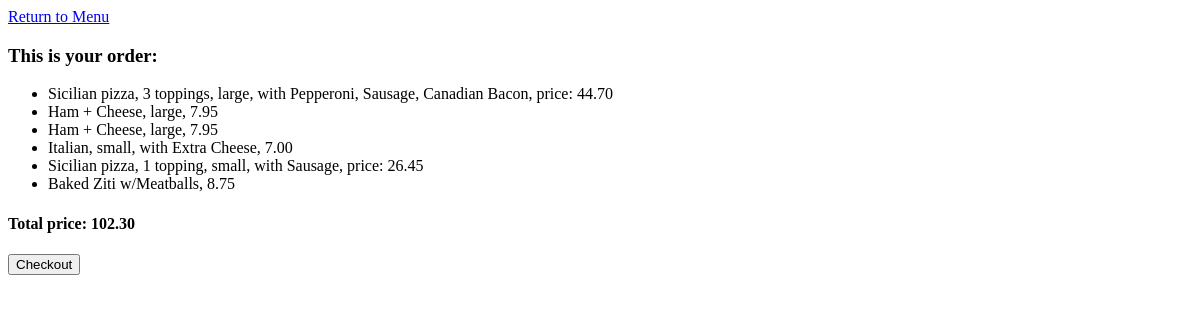
Page /cart (signed in) on the earlier database version.
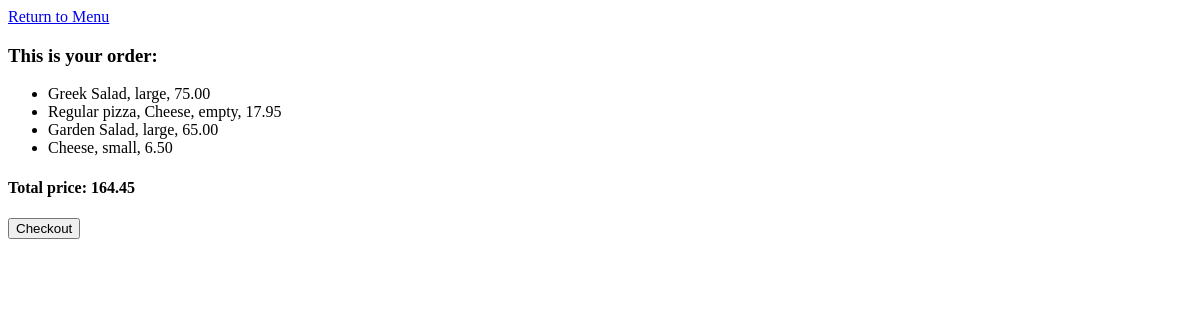
Same page on the later database version.
### orders/models.py (models this page shows)
class Order(models.Model):
	user_id= models.IntegerField()
	name = models.CharField(max_length = 64)
	size = models.CharField(max_length=5, blank=True)
	extra = models.CharField(max_length = 64, default = "empty")
	extra_steak = models.CharField(max_length = 64, default = "empty")
	topping1 = models.CharField(max_length = 64, default = "empty")
	topping2 = models.CharField(max_length = 64, default = "empty")
	topping3 = models.CharField(max_length = 64, default = "empty")
	price = models.DecimalField(max_digits=5, decimal_places=2)
	def __str__(self):
		if not self.size:
			return f"{self.name}, {self.price}"
		elif self.topping3 != "empty":
			return f"{self.name}, {self.size}, with {self.topping1}, {self.topping2}, {self.topping3}, price: {self.price}"
		elif self.topping2 != "empty":
			return f"{self.name}, {self.size}, with {self.topping1}, {self.topping2}, price: {self.price}"
		elif self.topping1 != "empty":
			return f"{self.name}, {self.size}, with {self.topping1}, price: {self.price}"
		elif self.extra != "empty" and self.extra_steak == "empty":
			price = Decimal(self.price) + Decimal(0.50)
			return f"{self.name}, {self.size}, with {self.extra}, {price}"
		elif self.extra == "empty" and self.extra_steak != "empty":
			price = Decimal(self.price) + Decimal(0.50)
			return f"{self.name}, {self.size}, with {self.extra_steak}, {price}"
		elif self.extra != "empty" and self.extra_steak != "empty":
			price = Decimal(self.price) + Decimal(1.00)
			return f"{self.name}, {self.size}, with {self.extra} and {self.extra_steak}, {price}"
		else:
			return f"{self.name}, {self.size}, {self.price}"

### orders/views.py (the view)
# urls.py: path("cart", views.cart, name="cart"),
def cart(request):
    if request.user.is_authenticated:
        user_id = request.user.id
        if request.method == 'POST':
            Order.objects.filter(user_id = user_id).delete()
        db_order_sum = Order.objects.filter(user_id = user_id).aggregate(total_price=Sum('price'))
        if db_order_sum["total_price"] is not None:
            order_price = round(db_order_sum["total_price"], 2)
        else:
            order_price = 0
        context = {
            "orders": Order.objects.all(),
            "user_id": user_id,
            "order_price": order_price,
            "message": "This is your order:"
        }
        return render(request, "orders/cart.html", context)
    else:
        return render(request, "orders/cart.html", {"message": "Please log in to access cart."})

### orders/templates/orders/cart.html (shortened to what this page needs)
{% extends "orders/base.html" %}
{% block body %}
	<a href="{% url 'index' %}">Return to Menu</a>
	<h3>{{ message }}</h3>
	<ul>
		{% for order in orders %}
			{% if order.user_id == user_id %}
				<li>{{ order }}</li>
			{% endif %}
		{% empty %}
			<li>Nothing in the cart</li>
		{% endfor %}
	</ul>
	{% if order_price > 0 %}
		<h4>Total price: {{ order_price }}</h4>
	{% endif %}
	<form method="post" action="{% url 'cart' %}">
		<input type="submit" name="checkout" value="Checkout">
	</form>
{% endblock %}

### orders/templates/orders/base.html (shortened to what this page needs)
{% load static %}
<!DOCTYPE html>
<html>
    <head>
    	<link rel="stylesheet" href="{% static 'orders/styles.css' %}"/>
    </head>
    <body>
        {% block body %}
        {% endblock %}
    </body>
</html>

Differences in the rows shown:
removed Order: size+topping3+name "Sicilian pizza, 3 toppings, large, with Pepperoni, Sausage, Canadian Bacon, price: 44.70"
removed Order: size+topping3+topping2 "Ham + Cheese, large, 7.95"
removed Order: size+topping3+topping2 "Ham + Cheese, large, 7.95"
removed Order: size+topping3+topping2 "Italian, small, with Extra Cheese, 7.00"
removed Order: size+topping3+topping2 "Sicilian pizza, 1 topping, small, with Sausage, price: 26.45"
removed Order: size+name+price "Baked Ziti w/Meatballs, 8.75"
added Order: size+topping3+topping2 "Greek Salad, large, 75.00"
added Order: size+topping3+topping2 "Regular pizza, Cheese, empty, 17.95"
added Order: size+topping3+topping2 "Garden Salad, large, 65.00"
added Order: size+topping3+topping2 "Cheese, small, 6.50"
Other differences:
{{ order_price }}: "102.30" → "164.45"
